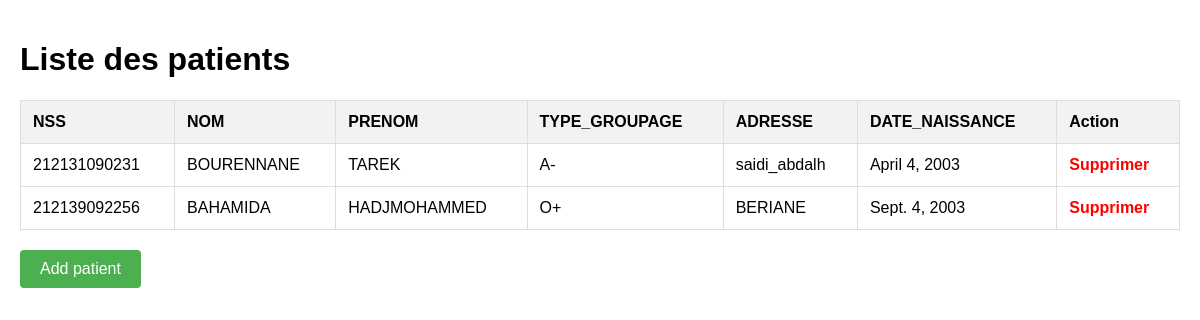
The page /list_patient/ on the database its author committed.
### app/models.py (models this page shows)
class Patient(models.Model):
    NSS=models.IntegerField(primary_key=True)
    NOM=models.CharField(max_length=30)
    PRENOM=models.CharField(max_length=30)
    DATE_NAISSANCE=models.DateField()
    TYPE_GROUPAGE=models.CharField(max_length=50)
    ADRESSE=models.CharField(max_length=30)

### app/views.py (the view)
# urls.py: path('list_patient/',patient_list , name='list_patient'),
def patient_list(request):
    patients = Patient.objects.all().values()
    fields = ['NSS', 'NOM','PRENOM', 'TYPE_GROUPAGE', 'ADRESSE']
    context = {'patients': patients, 'fields': fields}
    return render(request, 'list_patient.html', context)

### app/templatetags/custom_filters.py (called while the page is built)
@register.filter(name='getattr')
def getattribute(value, arg):
     resu =value[arg]
     return resu

### app/templates/list_patient.html (shortened to what this page needs)
<!DOCTYPE html>
{% load custom_filters %}
<html>
<head>
</head>
<body>
    <h1>Liste des patients</h1>
    <table border="1">
        <thead>
            <tr>
                {% for field in fields %}
                    <th>{{ field }}</th>
                {% endfor %}
                <th>DATE_NAISSANCE</th>
                <th>Action</th>
            </tr>
        </thead>
        <tbody>
            {% for patient in patients %}
                <tr>
                    {% for field in fields %}
                        <td>{{ patient|getattr:field }}</td>
                    {% endfor %}
                    <td>{{ patient.DATE_NAISSANCE }}</td>
                    <td>
                        <a href="{% url 'delete_patient' patient.NSS %}" class="delete-link"> Supprimer </a>
                    </td>
                </tr>
            {% endfor %}
        </tbody>
    </table>
    <button class="center-button" onclick="window.location.href='http://127.0.0.1:8000/add_patient/';">Add patient</button>
</body>
</html>

### app/templates/list_patient.html (style rules this page uses)
.center-button { padding: 10px 20px; font-size: 16px; cursor: pointer; background-color: #4CAF50; color: #fff; border: none; border-radius: 4px; margin-top: 20px; margin-bottom: 20px; }
body { margin: 0; padding: 20px; font-family: Arial, sans-serif; }
table { width: 100%; border-collapse: collapse; margin-top: 20px; }
th, td { border: 1px solid #ddd; padding: 12px; text-align: left; }
th { background-color: #f2f2f2; }
.delete-link { color: #FF0000; font-weight: bold; text-decoration: none; }

### rows shown on the page
Patient: fields "212131090231" "BOURENNANE" "TAREK" "A-" "saidi_abdalh", DATE_NAISSANCE "April 4, 2003"
Patient: fields "212139092256" "BAHAMIDA" "HADJMOHAMMED" "O+" "BERIANE", DATE_NAISSANCE "Sept. 4, 2003"

### other values the page prints
{{ field }} "NSS" "NOM" "PRENOM" "TYPE_GROUPAGE" "ADRESSE"
